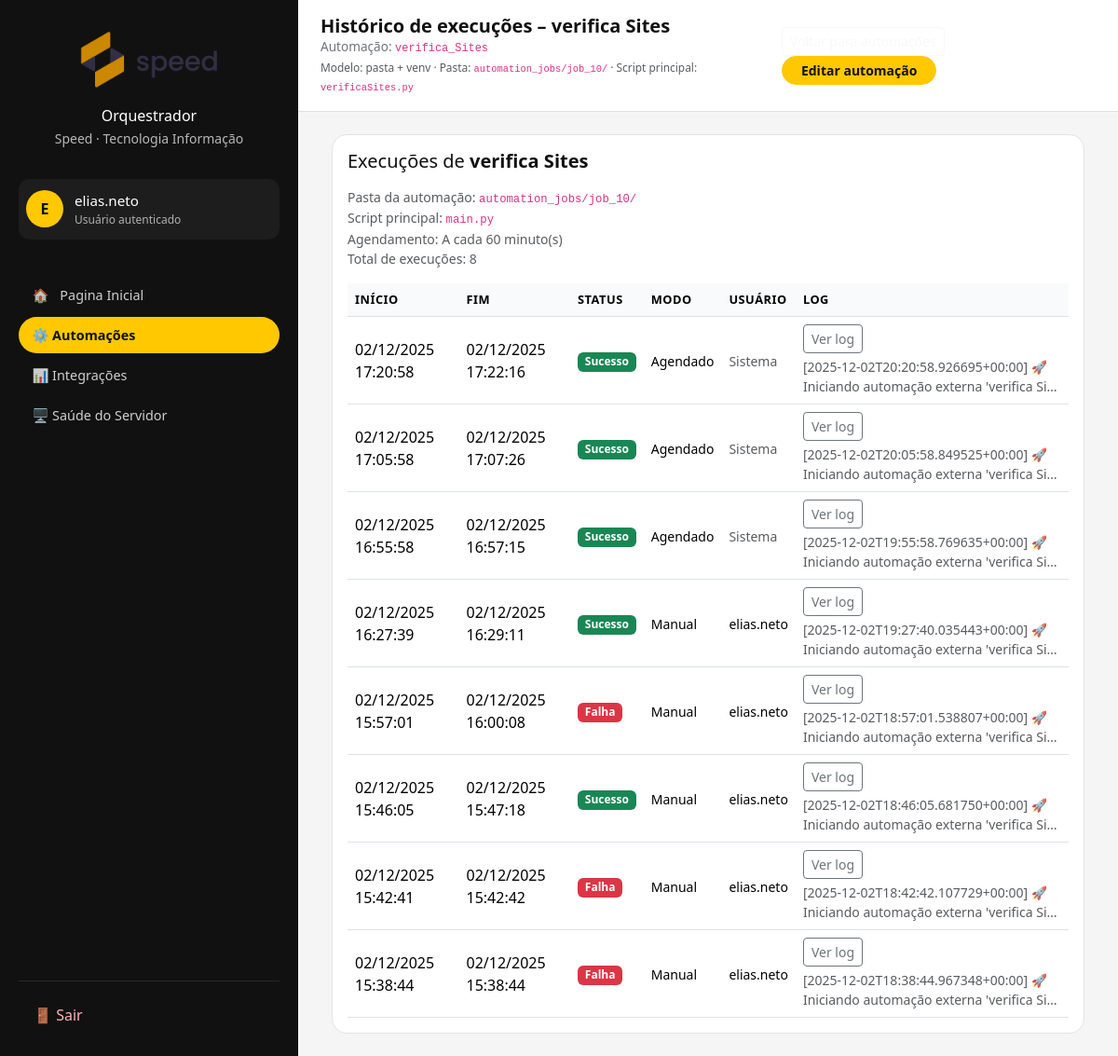
The app's page /automation/jobs/10/runs/ (signed in) with its own data.
### automation/models.py (models this page shows, shortened)
class AutomationJob(models.Model):
    class ScheduleType(models.TextChoices):
        ONCE        = "once",        "Pontual"
        DAILY       = "daily",       "Diário"
        MULTI_DAILY = "multi_daily", "Diário – vários horários"
        INTERVAL    = "interval",    "A cada N minutos"
    class Sector(models.TextChoices):
        GERAL = "geral", "Geral"
        FINANCEIRO = "financeiro", "Financeiro"
        COMERCIAL = "comercial", "Comercial"
        TI = "ti", "TI"
    name = models.CharField("Nome da automação", max_length=200)
    description = models.TextField(
        "Descrição",
        blank=True,
        help_text="Explicação rápida do que essa automação faz (aparece só na interface).",
    )
    code = models.SlugField(
        "Código interno",
        max_length=100,
        unique=True,
        help_text="Identificador curto, sem espaços. Ex: robo_ixc_login_cliente",
    )
    sector = models.CharField(
       "Setor",
        max_length=50,
        choices=Sector.choices,
        default=Sector.GERAL,
        help_text="Setor responsável pela automação (usado para filtros futuros).",
    )
    external_main_script = models.CharField(
        "Arquivo principal (Python)",
        max_length=200,
        default="main.py",
        help_text="Ex: main.py, app.py – arquivo dentro da pasta da automação.",
    )
    is_active = models.BooleanField("Ativa", default=True)
    allow_manual = models.BooleanField("Permite disparo manual", default=True)
    schedule_type = models.CharField(
        "Tipo de agendamento",
        max_length=20,
        choices=ScheduleType.choices,
        default=ScheduleType.ONCE,
    )
    one_off_run_at = models.DateTimeField(
        "Data/hora (pontual)",
        null=True,
        blank=True,
    )
    daily_time = models.TimeField(
        "Horário diário",
        null=True,
        blank=True,
    )
    multi_daily_times = models.CharField(
        "Horários diários (lista)",
        max_length=200,
        blank=True,
        help_text="Horários HH:MM separados por vírgula. Ex.: 08:00, 13:00, 18:00",
    )
    interval_minutes = models.PositiveIntegerField(
        "Intervalo (minutos)",
        null=True,
        blank=True,
        help_text="Usado quando o agendamento for 'a cada N minutos'.",
    )
    next_run_at = models.DateTimeField(
        "Próxima execução",
        null=True,
        blank=True,
    )
    created_at = models.DateTimeField("Criado em", auto_now_add=True)
    updated_at = models.DateTimeField("Atualizado em", auto_now=True)
    class Meta:
        ordering = ["name"]
        verbose_name = "Automação"
        verbose_name_plural = "Automações"
    @property
    def schedule_description(self) -> str:
        if self.schedule_type == self.ScheduleType.DAILY:
            if self.daily_time:
                return f"Diária às {self.daily_time.strftime('%H:%M')}"
            return "Diária (sem horário definido)"
        if self.schedule_type == self.ScheduleType.MULTI_DAILY:
            times = self.get_multi_daily_times()
            if not times:
                return "Diária em vários horários (nenhum definido)"
            lista = ", ".join(t.strftime("%H:%M") for t in times)
            return f"Diária nos horários: {lista}"
        if self.schedule_type == self.ScheduleType.INTERVAL:
            if self.interval_minutes:
                return f"A cada {self.interval_minutes} minuto(s)"
            return "A cada N minutos (intervalo não definido)"

class AutomationRun(models.Model):
    class Status(models.TextChoices):
        RUNNING = "running", "Em execução"
        SUCCESS = "success", "Sucesso"
        FAILED = "failed", "Falhou"
    class TriggerMode(models.TextChoices):
        SCHEDULE = "schedule", "Agendado"
        MANUAL = "manual", "Manual"
    job = models.ForeignKey(
        AutomationJob,
        on_delete=models.CASCADE,
        related_name="runs",
        verbose_name="Automação",
    )
    started_at = models.DateTimeField(default=timezone.now)  # 👈 aqui
    finished_at = models.DateTimeField("Fim", null=True, blank=True)
    status = models.CharField(
        "Status",
        max_length=20,
        choices=Status.choices,
        default=Status.RUNNING,
    )
    triggered_mode = models.CharField(
        "Modo de disparo",
        max_length=20,
        choices=TriggerMode.choices,
        default=TriggerMode.SCHEDULE,
    )
    triggered_by = models.ForeignKey(
        User,
        on_delete=models.SET_NULL,
        null=True,
        blank=True,
        verbose_name="Usuário",
        help_text="Usuário que disparou manualmente (se aplicável).",
    )
    log = models.TextField(
        "Log de execução",
        blank=True,
        help_text="Saída de log (stdout/erros) capturada durante a execução.",
    )
    external_pid = models.IntegerField(
        "PID do processo externo",
        null=True,
        blank=True,
        help_text="PID do processo da automação (para permitir cancelamento).",
    )
    created_at = models.DateTimeField("Registrado em", auto_now_add=True)
    class Meta:
        ordering = ["-started_at"]
        verbose_name = "Execução de automação"
        verbose_name_plural = "Execuções de automação"

### automation/views.py (the view)
# urls.py: path("jobs/<int:pk>/runs/", AutomationJobRunListView.as_view(), name="job_runs"),
class AutomationJobRunListView(LoginRequiredMixin, ListView):
    model = AutomationRun
    template_name = "automation/job_runs.html"
    context_object_name = "runs"
    paginate_by = 20
    def dispatch(self, request, *args, **kwargs):
        self.job = get_object_or_404(AutomationJob, pk=self.kwargs["pk"])
        return super().dispatch(request, *args, **kwargs)
    def get_queryset(self):
        return (
            self.job.runs
            .select_related("triggered_by")
            .order_by("-started_at")
        )
    def get_context_data(self, **kwargs):
        ctx = super().get_context_data(**kwargs)
        ctx["job"] = self.job  # pra mostrar informações da automação no topo
        return ctx

### automation/templates/automation/job_runs.html (shortened to what this page needs)
{% extends "base.html" %}
{% block header_title %}
    Histórico de execuções – {{ job.name }}
{% endblock %}
{% block header_subtitle %}
Automação: <code>{{ job.code }}</code><br>
<span class="small text-muted">
    Modelo: pasta + venv · Pasta:
    <code>automation_jobs/job_{{ job.pk }}/</code> · Script principal:
    <code>{{ job.external_main_script|default:"main.py" }}</code>
</span>
{% endblock %}
{% block header_actions %}
<a href="{% url 'automation:job_list' %}" class="btn btn-outline-light btn-sm">
</a>
<a href="{% url 'automation:job_update' job.pk %}" class="btn btn-accent btn-sm">
    Editar automação
</a>
{% endblock %}
{% block content %}
<div class="container-fluid">
    <div class="card module-card">
        <div class="card-body">
            <h5 class="card-title mb-3">
                Execuções de <strong>{{ job.name }}</strong>
            </h5>
            <p class="text-muted small">
                Pasta da automação:
                <code>automation_jobs/job_{{ job.pk }}/</code><br>
                Script principal:
                <code>main.py</code><br>
                Agendamento: {{ job.schedule_description }}<br>
                Total de execuções: {{ page_obj.paginator.count }}
            </p>
            {% if runs %}
                <div class="runs-table-wrapper">
                    <table class="table table-clean align-middle mb-0 runs-table">
                        <thead>
                            <tr>
                                <th>Início</th>
                                <th>Fim</th>
                                <th>Status</th>
                                <th>Modo</th>
                                <th>Usuário</th>
                                <th>Log</th>
                            </tr>
                        </thead>
                        <tbody>
                            {% for run in runs %}
                                <tr class="main-row">
                                    <td data-label="Início">
                                        {{ run.started_at|date:"d/m/Y H:i:s" }}
                                    </td>
                                    <td data-label="Fim">
                                        {% if run.finished_at %}
                                            {{ run.finished_at|date:"d/m/Y H:i:s" }}
                                        {% else %}
                                            <span class="text-muted">Em execução</span>
                                        {% endif %}
                                    </td>
                                    <td data-label="Status">
                                        {% if run.status == "success" %}
                                            <span class="badge bg-success">Sucesso</span>
                                        {% elif run.status == "failed" %}
                                            <span class="badge bg-danger">Falha</span>
                                        {% elif run.status == "running" %}
                                            <span class="badge bg-warning text-dark">Em execução</span>
                                        {% endif %}
                                    </td>
                                    <td data-label="Modo">
                                        <small>{{ run.get_triggered_mode_display }}</small>
                                    </td>
                                    <td data-label="Usuário">
                                        {% if run.triggered_by %}
                                            <small>{{ run.triggered_by.username }}</small>
                                        {% else %}
                                            <small class="text-muted">Sistema</small>
                                        {% endif %}
                                    </td>
                                    <td data-label="Log">
                                        {% if run.log %}
                                            <button class="btn btn-sm btn-outline-secondary"
                                                    type="button"
                                                    data-bs-toggle="collapse"
                                                    data-bs-target="#logRow-{{ run.id }}"
                                                    aria-expanded="false"
                                                    aria-controls="logRow-{{ run.id }}">
                                                Ver log
                                            </button>
                                            <small class="text-muted d-block mt-1">
                                                {{ run.log|truncatechars:80 }}
                                            </small>
                                        {% else %}
                                            <small class="text-muted">Sem log</small>
                                        {% endif %}
                                    </td>
                                </tr>
                            {% endfor %}
                        </tbody>
                    </table>
                </div>
            {% else %}
                <p class="text-muted mb-0">
                    Esta automação ainda não foi executada.
                </p>
            {% endif %}
        </div>
    </div>
</div>
{% endblock %}

### templates/base.html (shortened to what this page needs)
{% load static %}
<!DOCTYPE html>
<html lang="pt-br">
<head>
    <link
        href="https://cdn.jsdelivr.net/npm/bootstrap@5.3.3/dist/css/bootstrap.min.css"
        rel="stylesheet"
    />
</head>
<body>
<div class="app-wrapper">
    <aside class="sidebar">
        <div class="sidebar-brand">
            <div class="sidebar-logo">
                <img src="{% static 'img/Speed_v02-02.png' %}" alt="Orquestrador" style="max-width: 100%; max-height: 100%;">
            </div>
            <div>
                <a class="nav-link active" href="{% url 'core:home' %}">
                <p class="sidebar-brand-title mb-0">Orquestrador</p>
                <small style="opacity: 0.7;">Speed · Tecnologia Informação</small>
                </a>
            </div>
        </div>
        <div class="sidebar-user">
            <div class="sidebar-avatar">
                {% if request.user.is_authenticated %}
                    {{ request.user.username|first|upper }}
                {% else %}
                    ?
                {% endif %}
            </div>
            <div>
                <p class="sidebar-user-name">
                    {% if request.user.is_authenticated %}
                        {{ request.user.get_full_name|default:request.user.username }}
                    {% else %}
                        Visitante
                    {% endif %}
                </p>
                <p class="sidebar-user-role mb-0">
                    {% if request.user.is_authenticated %}
                        Usuário autenticado
                    {% else %}
                        Não autenticado
                    {% endif %}
                </p>
            </div>
        </div>
        <nav class="sidebar-nav">
            {% with url_name=request.resolver_match.url_name app_name=request.resolver_match.app_name %}
            <ul class="nav flex-column">
                <li class="nav-item">
                    <a
                        class="nav-link {% if app_name == 'core' and url_name == 'home' %}active{% endif %}"
                        href="{% url 'core:home' %}"
                    >
                        <span class="me-1">🏠</span>
                        Pagina Inicial
                    </a>
                </li>
                <li class="nav-item">
                    <a
                        class="nav-link {% if app_name == 'automation' %}active{% endif %}"
                        href="{% url 'automation:job_list' %}"
                    >
                        ⚙️ Automações
                    </a>
                </li>
                <li class="nav-item">
                    <a
                        class="nav-link {% if app_name == 'integrations' %}active{% endif %}"
                        href="#"
                    >
                        📊 Integrações
                    </a>
                </li>
                <li class="nav-item">
                    <a
                        class="nav-link {% if app_name == 'monitorServer' and url_name == 'system_health' %}active{% endif %}"
                        href="{% url 'monitorServer:system_health' %}"
                    >
                        🖥️ Saúde do Servidor
                    </a>
                </li>
            </ul>
            {% endwith %}
        </nav>
        <div class="sidebar-footer">
            <ul class="nav flex-column">
                {% if request.user.is_authenticated %}
                    <li class="nav-item">
                        <a class="nav-link" href="{% url 'accounts:logout' %}">
                            🚪 Sair
                        </a>
                    </li>
                {% else %}
                    <li class="nav-item">
                        <a class="nav-link" href="{% url 'accounts:login' %}">
                            🔐 Entrar
                        </a>
                    </li>
                {% endif %}
            </ul>
        </div>
    </aside>
    <div class="main-content">
        <header class="main-header">
            <div>
                <h1 class="main-header-title">
                    {% block header_title %}Dashboard{% endblock %}
                </h1>
                <p class="main-header-subtitle">
                    {% block header_subtitle %}Visão geral dos módulos do Orquestrador.{% endblock %}
                </p>
            </div>
            <div>
                {% block header_actions %}{% endblock %}
            </div>
        </header>
        <main class="content-wrapper">
            {% block content %}{% endblock %}
        </main>
    </div>
</div>
</body>
</html>

### records on screen
AutomationJob: name "verifica Sites", code "verifica_Sites", pk "10", external_main_script "verificaSites.py", schedule_description "A cada 60 minuto(s)"
AutomationRun: started_at "02/12/2025 17:20:58", finished_at "02/12/2025 17:22:16", status "Sucesso", triggered_mode "Agendado", shows "Sistema", log "[2025-12-02T20:20:58.926695+00:00] 🚀 Iniciando automação externa 'verifica Si…"
AutomationRun: started_at "02/12/2025 17:05:58", finished_at "02/12/2025 17:07:26", status "Sucesso", triggered_mode "Agendado", shows "Sistema", log "[2025-12-02T20:05:58.849525+00:00] 🚀 Iniciando automação externa 'verifica Si…"
AutomationRun: started_at "02/12/2025 16:55:58", finished_at "02/12/2025 16:57:15", status "Sucesso", triggered_mode "Agendado", shows "Sistema", log "[2025-12-02T19:55:58.769635+00:00] 🚀 Iniciando automação externa 'verifica Si…"
AutomationRun: started_at "02/12/2025 16:27:39", finished_at "02/12/2025 16:29:11", status "Sucesso", triggered_mode "Manual", triggered_by.username "elias.neto", log "[2025-12-02T19:27:40.035443+00:00] 🚀 Iniciando automação externa 'verifica Si…"
AutomationRun: started_at "02/12/2025 15:57:01", finished_at "02/12/2025 16:00:08", status "Falha", triggered_mode "Manual", triggered_by.username "elias.neto", log "[2025-12-02T18:57:01.538807+00:00] 🚀 Iniciando automação externa 'verifica Si…"
AutomationRun: started_at "02/12/2025 15:46:05", finished_at "02/12/2025 15:47:18", status "Sucesso", triggered_mode "Manual", triggered_by.username "elias.neto", log "[2025-12-02T18:46:05.681750+00:00] 🚀 Iniciando automação externa 'verifica Si…"
AutomationRun: started_at "02/12/2025 15:42:41", finished_at "02/12/2025 15:42:42", status "Falha", triggered_mode "Manual", triggered_by.username "elias.neto", log "[2025-12-02T18:42:42.107729+00:00] 🚀 Iniciando automação externa 'verifica Si…"
AutomationRun: started_at "02/12/2025 15:38:44", finished_at "02/12/2025 15:38:44", status "Falha", triggered_mode "Manual", triggered_by.username "elias.neto", log "[2025-12-02T18:38:44.967348+00:00] 🚀 Iniciando automação externa 'verifica Si…"

### other values on screen
{{ request.user.username|first|upper }} "E"
{{ request.user.get_full_name|default:request.user.username }} "elias.neto"
{{ page_obj.paginator.count }} "8"
